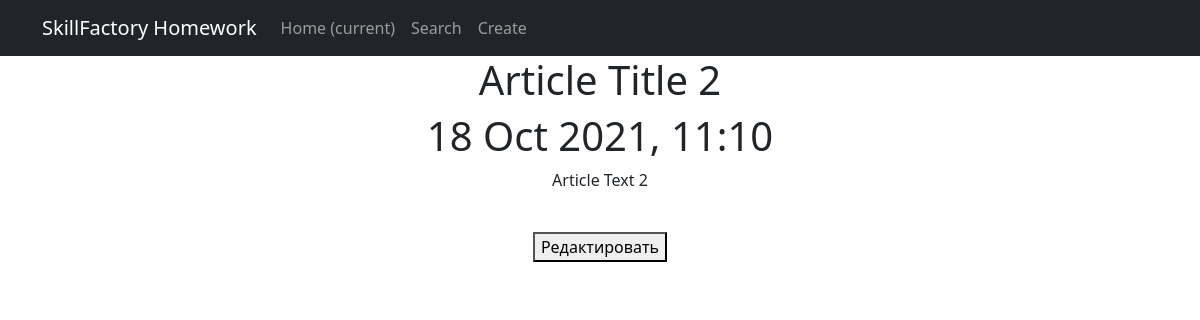
The page /news/2 on the database its author committed.
### rating/models.py (models this page shows, shortened)
class Post(models.Model):
    author = models.ForeignKey(Author, on_delete=models.CASCADE)
    NEWS = 'NW'
    ARTICLE = 'AR'
    CATEGORY_CHOICES = (
        (NEWS, "Новость"),
        (ARTICLE, "Статья"),
    )
    categoryType = models.CharField(max_length=2, choices=CATEGORY_CHOICES, default=ARTICLE)
    dateCreation = models.DateTimeField(auto_now_add=True)
    postCategory = models.ManyToManyField(Category, through='PostCategory')
    title = models.CharField(max_length=128)
    text = TextField()
    rating = models.SmallIntegerField(default=0)

### rating/views.py (the view)
# urls.py: path('<int:pk>', NewsDetailView.as_view(), name='detail'),
class NewsDetailView(DetailView):
    template_name = 'detail.html'
    queryset = Post.objects.all()
    context_object_name = 'new'

### rating/templatetags/custom_filters.py (called while the page is built)
@register.filter(name='Censor')
def Censor(value):
    s = str(value)
    l = s.split("bad_word")
    s1 = '***'.join(l)
    return s1

### rating/templates/flatpages/detail.html (shortened to what this page needs)
{% extends 'default.html' %}
{% load custom_filters %}
{% block content %}
<div>
    <h1>{{ new.title|Censor }}</h1>
    <h1>{{ new.dateCreation|date:'d M Y, H:m'  }}</h1>
    <p>{{ new.text|Censor }}</p>
</div>
<br>
<div>
    <a href="{% url 'update' new.id %}"> <button>Редактировать</button> </a>
</div>
{% endblock content %}

### rows shown on the page
Post: title|Censor "Article Title 2", dateCreation "18 Oct 2021, 11:10", text|Censor "Article Text 2"
